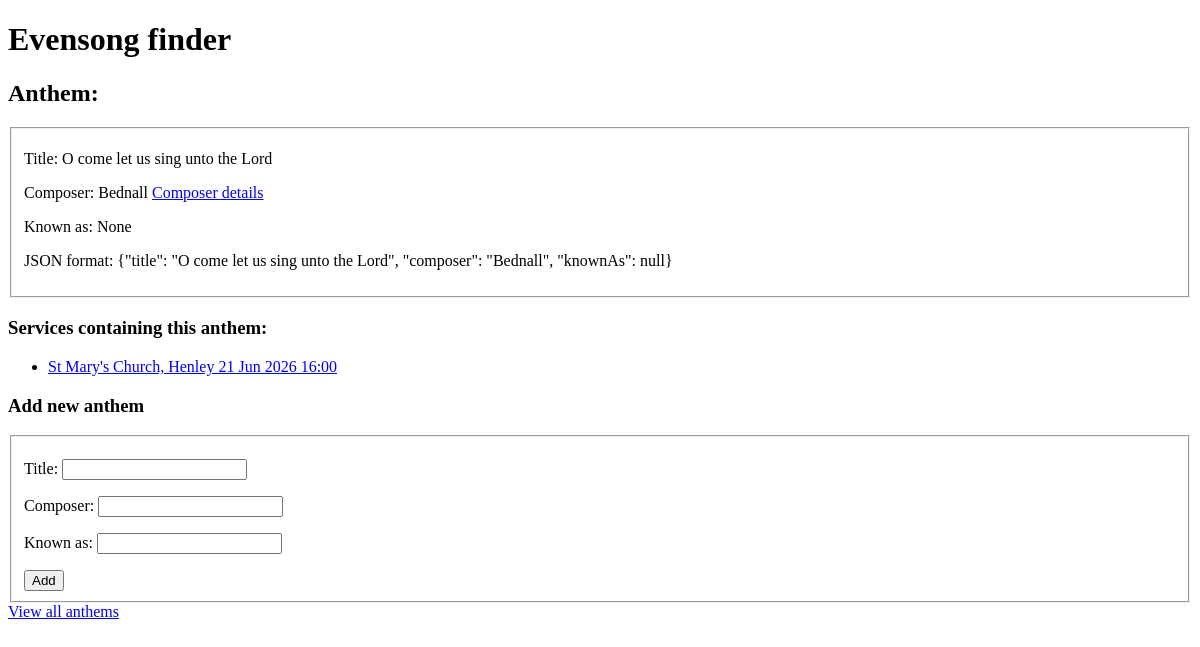
Before: /services/anthems/1/ with the older database file.
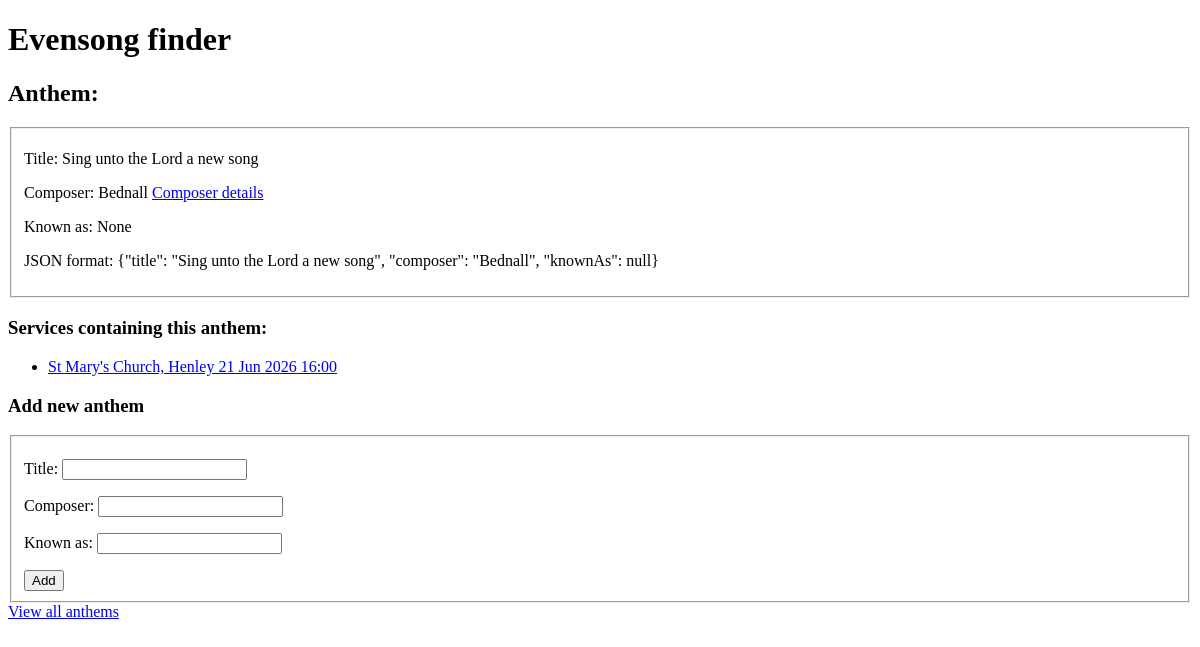
After: the same page with the newer database file.
### services/models.py (models this page shows, shortened)
class Anthem(models.Model):
    title = models.CharField(max_length=255)
    composer = models.ForeignKey(Musician, on_delete=models.CASCADE)
    knownAs = models.CharField(max_length=255, blank=True, null=True)
    def as_json(self):
        return {
            'title': self.title,
            'composer': self.composer.knownAs if self.composer.knownAs != "" and self.composer.knownAs is not None else self.composer.fullName,
            'knownAs': self.knownAs,
        }
    def as_public_json(self):
        return json.dumps(self.as_json())

class Musician(models.Model):
    fullName = models.CharField(max_length=255)
    knownAs = models.CharField(max_length=255, blank=True, null=True)
    wikiUrl = models.OneToOneField(ExternalUrl, on_delete=models.CASCADE, related_name="musicianWikiUrl", blank=True, null=True)
    websiteUrl = models.OneToOneField(ExternalUrl, on_delete=models.CASCADE, related_name="musicianWebsite", blank=True, null=True)
    def __str__(self):
        return self.knownAs if self.knownAs != "" and self.knownAs is not None else self.fullName

class Service(models.Model):
    venue = models.ForeignKey(Venue, on_delete=models.CASCADE)
    startDateTime = models.DateTimeField()
    conductor = models.ForeignKey(Musician, on_delete=models.CASCADE, blank=True, null=True)
    choir = models.ForeignKey(Choir, on_delete=models.CASCADE, related_name="serviceChoir", blank=True, null=True)
    musicList = models.OneToOneField(MusicList, on_delete=models.CASCADE)
    def __str__(self):
        return self.venue.name + " " + self.startDateTime.strftime('%d %h %Y %H:%M')

class Venue(models.Model):
    name = models.CharField(max_length=50)
    townCity = models.CharField(max_length=50)
    mapUrl = models.OneToOneField(ExternalUrl, on_delete=models.CASCADE, related_name="venueMap", blank=True, null=True)
    wikiUrl = models.OneToOneField(ExternalUrl, on_delete=models.CASCADE, related_name="venueWikiUrl", blank=True, null=True)
    websiteUrl = models.OneToOneField(ExternalUrl, on_delete=models.CASCADE, related_name="venueWebsite", blank=True, null=True)

### services/views.py (the view)
# urls.py: path("anthems/<int:anthem_id>/", views.anthemIndex, name="anthemIndex"),
def anthemIndex(request, anthem_id):
    services = (Service.objects
                .filter(musicList__anthem_id=anthem_id)
                )
    anthem = (Anthem.objects.filter(id=anthem_id).first())
    template = loader.get_template("services/pages/anthemIndex.html")
    context = {
        "services": services,
        "anthem": anthem,
        "heading": "Services containing this anthem:"
    }
    return HttpResponse(template.render(context, request))

### services/templates/services/pages/anthemIndex.html
{% extends "services/base.html" %}
{% block content %}
    {% include "services/components/anthemDetails.html" with anthem=anthem %}
    {% if heading %}
        <h3>{{ heading }}</h3>
    {% endif %}
    {% include "services/components/serviceList.html" with services=services %}
    {% include "services/components/anthemAdd.html" %}
    <a href="/services/anthems">View all anthems</a>
{% endblock %}

### services/templates/services/components/anthemDetails.html
<h2>Anthem:</h2>
<fieldset>
    <p>
        <label for="title">Title:</label>
        <label id="title">{{ anthem.title }}</label>
    </p>
    <p>
        <label for="composerName">Composer:</label>
        <label id="composerName">{{ anthem.composer }}</label>
        <a href="/services/musicians/{{ anthem.composer.id }}/" >Composer details</a>
    </p>
    <p>
        <label for="knownAs">Known as:</label>
        <label id="knownAs">{{ anthem.knownAs }}</label>
    </p>
    <p>
        <label>JSON format:</label>
        {{ anthem.as_public_json }}
    </p>
</fieldset>

### services/templates/services/components/serviceList.html
{% if services %}
<ul>
    {% for service in services %}
    <li><a href="/services/{{ service.id }}/">{{ service }}</a></li>
    {% endfor %}
</ul>
{% else %}
<p>No matching services found.</p>
{% endif %}

Changed rows visible on the page:
changed Anthem "None": title "O come let us sing unto the Lord" → "Sing unto the Lord a new song"; as_public_json "{\"title\": \"O come let us sing unto the Lord\", \"composer\": \"Bednall\", \"knownAs\": null}" → "{\"title\": \"Sing unto the Lord a new song\", \"composer\": \"Bednall\", \"knownAs\": null}"
